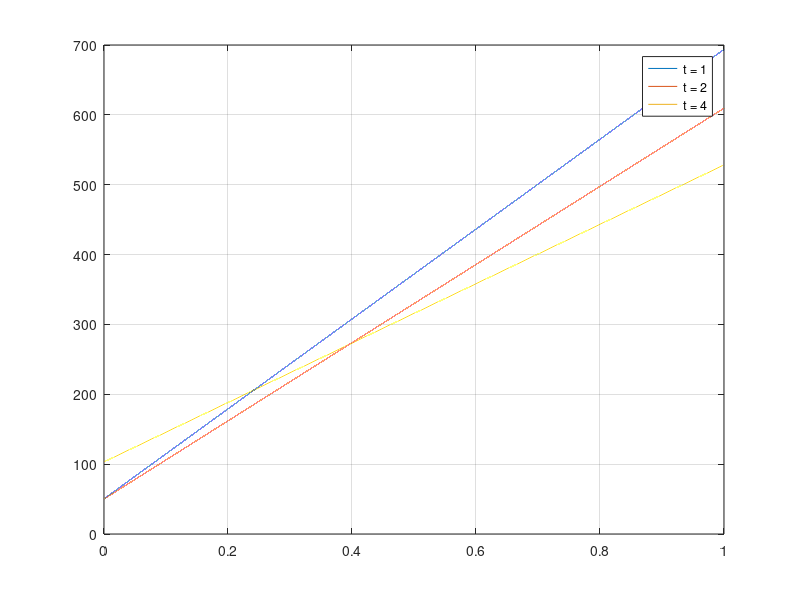

MATLAB code to generate this figure:
clc; clear variables; close all

load('cordata.mat');


% Divide data up into test restricted by pillar width
test_3d = exp(:,1:15);
test_d1 = exp(:,16:60);
test_d2 = exp(:,61:105);


%plot(test_3d(14).data(:,3),test_3d(14).data(:,1))

extension_vec = linspace(0,1,100000);

%% 3d linear regression comparison
for i = 1:5
    load = test_3d(i).data(:,1);
    extension = test_3d(i).data(:,3);

    [M,I] = max(load);

    y = load(1:I-20);
    x = extension(1:I-20);
    

    % Store linear regression coefficients
    alpha_test1(i,[1 2]) = polyfit(x,y,1);

end

mean_linereg1a = mean(alpha_test1(:,1));
mean_linereg1b = mean(alpha_test1(:,2));


for i = 6:10
    load = test_3d(i).data(:,1);
    extension = test_3d(i).data(:,3);

    [M,I] = max(load);

    y = load(1:I-20);
    x = extension(1:I-20);
    

    % Store linear regression coefficients
    alpha_test1(i-5,[1 2]) = polyfit(x,y,1);

end

mean_linereg2a = mean(alpha_test1(:,1));
mean_linereg2b = mean(alpha_test1(:,2));

for i = 11:15
    load = test_3d(i).data(:,1);
    extension = test_3d(i).data(:,3);

    [M,I] = max(load);

    y = load(1:I-20);
    x = extension(1:I-20);
    

    % Store linear regression coefficients
    alpha_test1(i-10,[1 2]) = polyfit(x,y,1);

end

mean_linereg3a = mean(alpha_test1(:,1));
mean_linereg3b = mean(alpha_test1(:,2));


plot(extension_vec,mean_linereg1a*extension_vec+mean_linereg1b)
hold on
plot(extension_vec,mean_linereg2a*extension_vec+mean_linereg2b)
plot(extension_vec,mean_linereg3a*extension_vec+mean_linereg3b)
hold off
grid on
legend('t = 1','t = 2','t = 4',Location='best')

%% Test d1 linear regression comparison - Varying height
for i = 1:5
    load = test_d1(i).data(:,1);
    extension = test_d1(i).data(:,3);

    [M,I] = max(load);

    y = load(1:I-20);
    x = extension(1:I-20);
    

    % Store linear regression coefficients
    alpha_test1(i,[1 2]) = polyfit(x,y,1);

end

mean_linereg1a = mean(alpha_test1(:,1));
mean_linereg1b = mean(alpha_test1(:,2));

for i = 6:10
    load = test_d1(i).data(:,1);
    extension = test_d1(i).data(:,3);

    [M,I] = max(load);

    y = load(1:I-20);
    x = extension(1:I-20);
    

    % Store linear regression coefficients
    alpha_test1(i-5,[1 2]) = polyfit(x,y,1);

end

mean_linereg2a = mean(alpha_test1(:,1));
mean_linereg2b = mean(alpha_test1(:,2));

for i = 11:15
    load = test_d1(i).data(:,1);
    extension = test_d1(i).data(:,3);

    [M,I] = max(load);

    y = load(1:I-20);
    x = extension(1:I-20);
    

    % Store linear regression coefficients
    alpha_test1(i-10,[1 2]) = polyfit(x,y,1);

end

mean_linereg3a = mean(alpha_test1(:,1));
mean_linereg3b = mean(alpha_test1(:,2));

plot(extension_vec,mean_linereg1a*extension_vec+mean_linereg1b)
hold on
plot(extension_vec,mean_linereg2a*extension_vec+mean_linereg2b)
plot(extension_vec,mean_linereg3a*extension_vec+mean_linereg3b)
hold off
grid on
legend('t = 1','t = 2','t = 4',Location='best')
